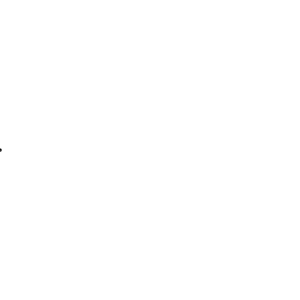
Frame 1 (no input)
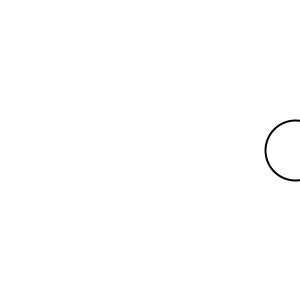
Frame 60 (the mouse pressed at the canvas centre just before this capture)
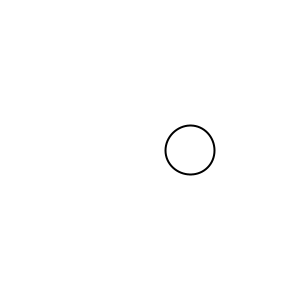
Frame 120 (the mouse held since frame 60 and released just before this capture)

The Processing sketch that drew these frames (run headless with seeded random() and noise(); from frame 60 on, the mouse is pressed at the canvas centre):

// Processing sketch: Checkpoint_1_5
// ── Checkpoint_1_5.pde
int x;
int r;

void setup(){
  size(300,300);
  strokeWeight(2);
  x = 0;
  r = 1;
}

void draw() {
  background(255);
  circle(x,150,r);
  x = x + 5;
  r = r + 1;
  
  if(x > 350){
    x = -50;
    r = 1;
  }
} 
